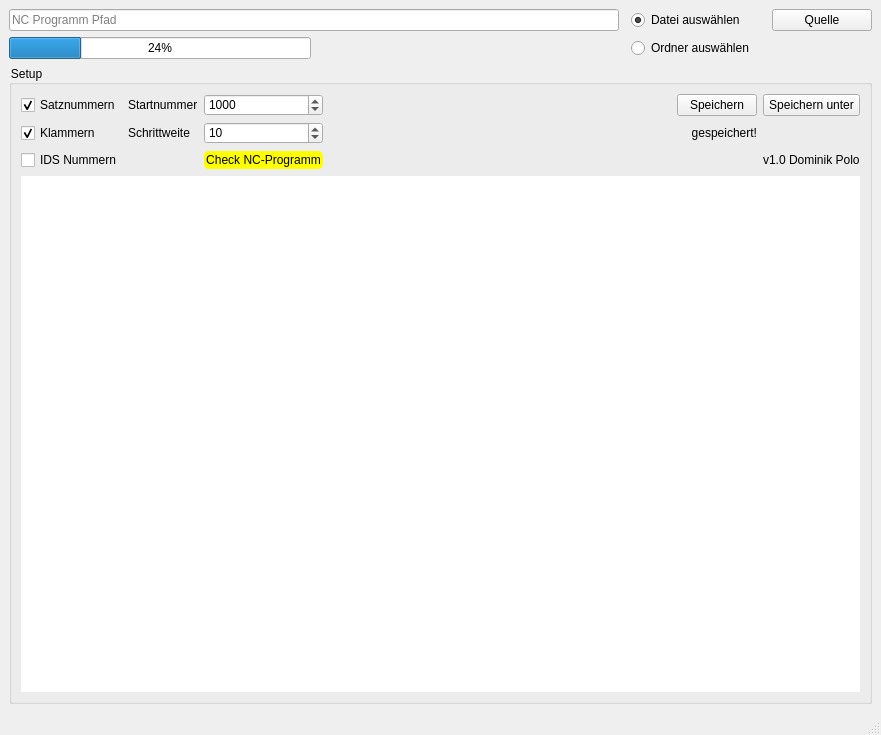
<?xml version="1.0" encoding="UTF-8"?>
<ui version="4.0">
 <class>Hauptfenster</class>
 <widget class="QMainWindow" name="Hauptfenster">
  <property name="geometry">
   <rect>
    <x>0</x>
    <y>0</y>
    <width>881</width>
    <height>735</height>
   </rect>
  </property>
  <property name="windowTitle">
   <string>NC-Checker</string>
  </property>
  <property name="windowIcon">
   <iconset>
    <normaloff>icons/lvt.png</normaloff>icons/lvt.png</iconset>
  </property>
  <property name="styleSheet">
   <string notr="true"/>
  </property>
  <widget class="QWidget" name="centralwidget">
   <layout class="QVBoxLayout" name="verticalLayout">
    <item>
     <layout class="QGridLayout" name="gridLayout">
      <item row="4" column="1">
       <spacer name="horizontalSpacer_2">
        <property name="orientation">
         <enum>Qt::Horizontal</enum>
        </property>
        <property name="sizeHint" stdset="0">
         <size>
          <width>40</width>
          <height>20</height>
         </size>
        </property>
       </spacer>
      </item>
      <item row="4" column="3">
       <widget class="QRadioButton" name="rb_directory">
        <property name="text">
         <string>Ordner auswählen</string>
        </property>
       </widget>
      </item>
      <item row="0" column="3">
       <widget class="QRadioButton" name="rb_file">
        <property name="text">
         <string>Datei auswählen</string>
        </property>
        <property name="checked">
         <bool>true</bool>
        </property>
       </widget>
      </item>
      <item row="0" column="6">
       <widget class="QPushButton" name="pb_quelle">
        <property name="sizePolicy">
         <sizepolicy hsizetype="Fixed" vsizetype="Fixed">
          <horstretch>0</horstretch>
          <verstretch>0</verstretch>
         </sizepolicy>
        </property>
        <property name="minimumSize">
         <size>
          <width>100</width>
          <height>0</height>
         </size>
        </property>
        <property name="maximumSize">
         <size>
          <width>100</width>
          <height>50</height>
         </size>
        </property>
        <property name="styleSheet">
         <string notr="true"/>
        </property>
        <property name="text">
         <string>Quelle</string>
        </property>
       </widget>
      </item>
      <item row="4" column="0">
       <widget class="QProgressBar" name="progressBar">
        <property name="value">
         <number>24</number>
        </property>
       </widget>
      </item>
      <item row="6" column="0" colspan="7">
       <widget class="QGroupBox" name="groupBox">
        <property name="enabled">
         <bool>true</bool>
        </property>
        <property name="styleSheet">
         <string notr="true">color: rgb(0, 0, 0);</string>
        </property>
        <property name="title">
         <string>Setup</string>
        </property>
        <layout class="QGridLayout" name="gridLayout_2">
         <item row="1" column="6">
          <widget class="QLabel" name="lb_saved_text">
           <property name="text">
            <string>gespeichert!</string>
           </property>
           <property name="alignment">
            <set>Qt::AlignRight|Qt::AlignTrailing|Qt::AlignVCenter</set>
           </property>
          </widget>
         </item>
         <item row="4" column="0">
          <widget class="QCheckBox" name="cb_ids">
           <property name="styleSheet">
            <string notr="true">color: rgb(0, 0, 0);</string>
           </property>
           <property name="text">
            <string>IDS Nummern</string>
           </property>
          </widget>
         </item>
         <item row="0" column="1">
          <widget class="QLabel" name="lb_startnummer">
           <property name="styleSheet">
            <string notr="true">color: rgb(0, 0, 0);</string>
           </property>
           <property name="text">
            <string>Startnummer</string>
           </property>
          </widget>
         </item>
         <item row="1" column="1">
          <widget class="QLabel" name="lb_schrittweite">
           <property name="styleSheet">
            <string notr="true">color: rgb(0, 0, 0);</string>
           </property>
           <property name="text">
            <string>Schrittweite</string>
           </property>
          </widget>
         </item>
         <item row="1" column="2">
          <widget class="QSpinBox" name="sb_schrittweite">
           <property name="styleSheet">
            <string notr="true">color: rgb(0, 0, 0);</string>
           </property>
           <property name="minimum">
            <number>0</number>
           </property>
           <property name="maximum">
            <number>1000</number>
           </property>
           <property name="value">
            <number>10</number>
           </property>
          </widget>
         </item>
         <item row="0" column="6">
          <widget class="QPushButton" name="pb_save">
           <property name="text">
            <string>Speichern</string>
           </property>
          </widget>
         </item>
         <item row="0" column="4">
          <spacer name="horizontalSpacer_4">
           <property name="orientation">
            <enum>Qt::Horizontal</enum>
           </property>
           <property name="sizeHint" stdset="0">
            <size>
             <width>40</width>
             <height>20</height>
            </size>
           </property>
          </spacer>
         </item>
         <item row="0" column="0">
          <widget class="QCheckBox" name="cb_satznummern">
           <property name="styleSheet">
            <string notr="true">color: rgb(0, 0, 0);</string>
           </property>
           <property name="text">
            <string>Satznummern</string>
           </property>
           <property name="checked">
            <bool>true</bool>
           </property>
          </widget>
         </item>
         <item row="0" column="7">
          <widget class="QPushButton" name="pb_save_as">
           <property name="styleSheet">
            <string notr="true"/>
           </property>
           <property name="text">
            <string>Speichern unter</string>
           </property>
          </widget>
         </item>
         <item row="4" column="4" colspan="3">
          <spacer name="horizontalSpacer_3">
           <property name="orientation">
            <enum>Qt::Horizontal</enum>
           </property>
           <property name="sizeHint" stdset="0">
            <size>
             <width>40</width>
             <height>20</height>
            </size>
           </property>
          </spacer>
         </item>
         <item row="1" column="4" colspan="2">
          <spacer name="horizontalSpacer">
           <property name="orientation">
            <enum>Qt::Horizontal</enum>
           </property>
           <property name="sizeHint" stdset="0">
            <size>
             <width>40</width>
             <height>20</height>
            </size>
           </property>
          </spacer>
         </item>
         <item row="1" column="7">
          <widget class="QLabel" name="lb_saved">
           <property name="enabled">
            <bool>true</bool>
           </property>
           <property name="sizePolicy">
            <sizepolicy hsizetype="Preferred" vsizetype="Preferred">
             <horstretch>0</horstretch>
             <verstretch>0</verstretch>
            </sizepolicy>
           </property>
           <property name="maximumSize">
            <size>
             <width>24</width>
             <height>24</height>
            </size>
           </property>
           <property name="text">
            <string/>
           </property>
           <property name="pixmap">
            <pixmap>icons/uberpruft.png</pixmap>
           </property>
           <property name="scaledContents">
            <bool>true</bool>
           </property>
          </widget>
         </item>
         <item row="1" column="0">
          <widget class="QCheckBox" name="cb_klammern">
           <property name="styleSheet">
            <string notr="true">color: rgb(0, 0, 0);</string>
           </property>
           <property name="text">
            <string>Klammern</string>
           </property>
           <property name="checked">
            <bool>true</bool>
           </property>
          </widget>
         </item>
         <item row="4" column="7">
          <widget class="QLabel" name="lb_version">
           <property name="text">
            <string>v1.0 Dominik Polo</string>
           </property>
          </widget>
         </item>
         <item row="0" column="2">
          <widget class="QSpinBox" name="sb_startnummer">
           <property name="styleSheet">
            <string notr="true">color: rgb(0, 0, 0);</string>
           </property>
           <property name="maximum">
            <number>10000</number>
           </property>
           <property name="singleStep">
            <number>100</number>
           </property>
           <property name="value">
            <number>1000</number>
           </property>
          </widget>
         </item>
         <item row="4" column="2">
          <widget class="QPushButton" name="pb_check_program">
           <property name="styleSheet">
            <string notr="true">*{
	color: rgb(0, 0, 0);
	background-color: rgb(255, 255, 0);
	border-style: solid;
	border-color: rgb(255, 255, 0);
	border-width: 2px;
	border-radius: 5px;
}



:hover{
color:#000000;
background-color: rgb(200, 200, 0);
border-color: rgb(200, 200, 0);
}

</string>
           </property>
           <property name="text">
            <string>Check NC-Programm</string>
           </property>
          </widget>
         </item>
         <item row="5" column="0" colspan="8">
          <widget class="QPlainTextEdit" name="textbrowser">
           <property name="palette">
            <palette>
             <active>
              <colorrole role="PlaceholderText">
               <brush brushstyle="SolidPattern">
                <color alpha="255">
                 <red>0</red>
                 <green>0</green>
                 <blue>0</blue>
                </color>
               </brush>
              </colorrole>
             </active>
             <inactive>
              <colorrole role="PlaceholderText">
               <brush brushstyle="SolidPattern">
                <color alpha="255">
                 <red>0</red>
                 <green>0</green>
                 <blue>0</blue>
                </color>
               </brush>
              </colorrole>
             </inactive>
             <disabled>
              <colorrole role="PlaceholderText">
               <brush brushstyle="SolidPattern">
                <color alpha="255">
                 <red>0</red>
                 <green>0</green>
                 <blue>0</blue>
                </color>
               </brush>
              </colorrole>
             </disabled>
            </palette>
           </property>
           <property name="font">
            <font>
             <family>Courier New</family>
             <pointsize>10</pointsize>
            </font>
           </property>
           <property name="cursor" stdset="0">
            <cursorShape>IBeamCursor</cursorShape>
           </property>
           <property name="frameShape">
            <enum>QFrame::NoFrame</enum>
           </property>
           <property name="frameShadow">
            <enum>QFrame::Plain</enum>
           </property>
           <property name="placeholderText">
            <string/>
           </property>
          </widget>
         </item>
        </layout>
       </widget>
      </item>
      <item row="0" column="0" colspan="2">
       <widget class="QLineEdit" name="le_input">
        <property name="enabled">
         <bool>true</bool>
        </property>
        <property name="sizePolicy">
         <sizepolicy hsizetype="Expanding" vsizetype="Fixed">
          <horstretch>0</horstretch>
          <verstretch>0</verstretch>
         </sizepolicy>
        </property>
        <property name="minimumSize">
         <size>
          <width>0</width>
          <height>0</height>
         </size>
        </property>
        <property name="baseSize">
         <size>
          <width>0</width>
          <height>0</height>
         </size>
        </property>
        <property name="layoutDirection">
         <enum>Qt::LeftToRight</enum>
        </property>
        <property name="styleSheet">
         <string notr="true"/>
        </property>
        <property name="text">
         <string/>
        </property>
        <property name="readOnly">
         <bool>true</bool>
        </property>
        <property name="placeholderText">
         <string>NC Programm Pfad</string>
        </property>
       </widget>
      </item>
     </layout>
    </item>
   </layout>
  </widget>
  <widget class="QStatusBar" name="statusbar"/>
 </widget>
 <resources/>
 <connections/>
</ui>
